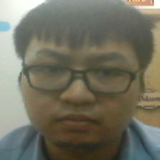
#> input picture Dataset/Facedata/processed/LeDucLoc/1.png, 160 x 160 px; its folder holds 4 pictures in this run
$ python test.py
#> lines starting #> are read from the running program, lines starting #| are printed output that depends on the picture
import cv2
for i in range(1,22):
    number = i
    img = cv2.imread(f'{number}.png',cv2.IMREAD_GRAYSCALE)
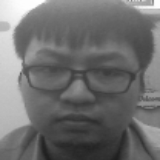
#> img: shape (160, 160); min 30, max 255, mean 110.9
    cv2.imwrite(f'Thu{number}.png', img)
